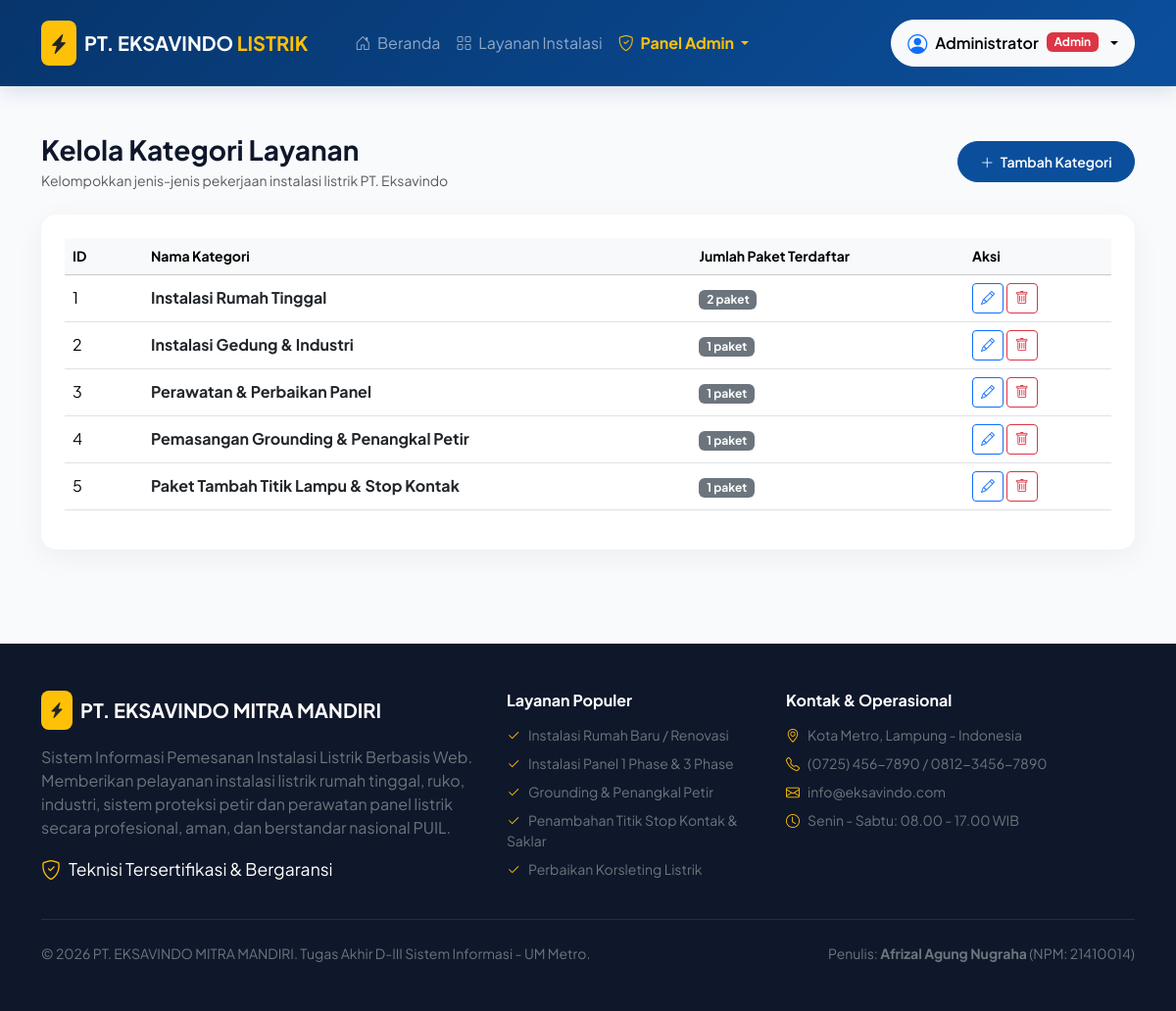
The page /index.php?page=admin_kategori (signed in) on the database its author committed.
### tables this page shows
CREATE TABLE `kategori` (
  `id_kategori` int(11) NOT NULL AUTO_INCREMENT,
  `nama_kategori` varchar(100) NOT NULL,
  PRIMARY KEY (`id_kategori`)
);

### views/admin/kategori.php (the view, shortened to what this page needs)
<?php
require_once __DIR__ . '/../layouts/header.php';
$db = Database::connect();
$categories = $db->query("SELECT k.*, (SELECT COUNT(*) FROM produk p WHERE p.id_kategori = k.id_kategori) AS total_produk FROM kategori k ORDER BY k.id_kategori ASC")->fetchAll();
?>
<div class="container py-5">
    <div class="d-flex justify-content-between align-items-center mb-4">
        <div>
            <h3 class="fw-bold mb-1">Kelola Kategori Layanan</h3>
            <p class="text-muted small mb-0">Kelompokkan jenis-jenis pekerjaan instalasi listrik PT. Eksavindo</p>
        </div>
        <button class="btn btn-primary-custom btn-sm rounded-pill" data-bs-toggle="modal" data-bs-target="#modalTambahKategori">
            <i class="bi bi-plus-lg me-1"></i> Tambah Kategori
        </button>
    </div>
    <div class="card card-custom p-4">
        <div class="table-responsive">
            <table class="table table-hover align-middle">
                <thead class="table-light small">
                    <tr>
                        <th style="width: 80px;">ID</th>
                        <th>Nama Kategori</th>
                        <th>Jumlah Paket Terdaftar</th>
                        <th style="width: 150px;">Aksi</th>
                    </tr>
                </thead>
                <tbody>
                    <?php foreach ($categories as $k): ?>
                    <tr>
                        <td><?= $k['id_kategori'] ?></td>
                        <td class="fw-bold text-dark"><?= htmlspecialchars($k['nama_kategori']) ?></td>
                        <td><span class="badge bg-secondary"><?= $k['total_produk'] ?> paket</span></td>
                        <td>
                            <button class="btn btn-sm btn-outline-primary" data-bs-toggle="modal" data-bs-target="#modalEditKat<?= $k['id_kategori'] ?>">
                                <i class="bi bi-pencil"></i>
                            </button>
                            <a href="index.php?page=admin_kategori_delete&id=<?= $k['id_kategori'] ?>" class="btn btn-sm btn-outline-danger" onclick="return confirm('Hapus kategori ini?')">
                                <i class="bi bi-trash"></i>
                            </a>
                        </td>
                    </tr>
                    <?php endforeach; ?>
                </tbody>
            </table>
        </div>
    </div>
</div>
<?php require_once __DIR__ . '/../layouts/footer.php'; ?>

### views/layouts/header.php (style rules this page uses)
:root { --primary-color: #0b4f9c; --primary-dark: #07356c; --accent-yellow: #f59e0b; --accent-glow: #e0f2fe; --bg-light: #f8fafc; --text-dark: #0f172a; }
body { font-family: 'Plus Jakarta Sans', sans-serif; background-color: var(--bg-light); color: var(--text-dark); min-height: 100vh; display: flex; flex-direction: column; }
.card-custom { border: none; border-radius: 1rem; box-shadow: 0 8px 30px rgba(0, 0, 0, 0.05); transition: all 0.25s ease-in-out; background: #ffffff; }
.btn-primary-custom { background-color: var(--primary-color); border-color: var(--primary-color); color: white; font-weight: 600; border-radius: 0.6rem; padding: 0.6rem 1.4rem; transition: all 0.2s; }

### rows shown on the page
kategori: id_kategori "1", nama_kategori "Instalasi Rumah Tinggal", total_produk "2"
kategori: id_kategori "2", nama_kategori "Instalasi Gedung & Industri", total_produk "1"
kategori: id_kategori "3", nama_kategori "Perawatan & Perbaikan Panel", total_produk "1"
kategori: id_kategori "4", nama_kategori "Pemasangan Grounding & Penangkal Petir", total_produk "1"
kategori: id_kategori "5", nama_kategori "Paket Tambah Titik Lampu & Stop Kontak", total_produk "1"

### other values the page prints
$currentUser['username'] "Administrator"
APP_NAME "PT. EKSAVINDO MITRA MANDIRI"
